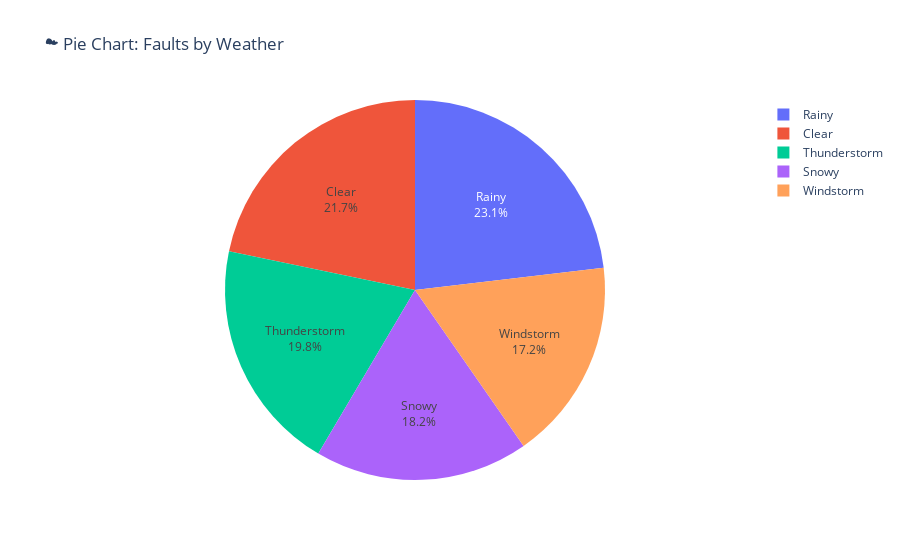

Notebook cell for this chart:
### Markdown cell above
***
### 🧩 Show Relative Composition of Data
### Includes:
- Pie Chart
- Donut Chart
- Treemap

### Code cell
fig = px.pie(df, names='Weather Condition', title='☁️ Pie Chart: Faults by Weather')
fig.update_traces(textinfo='percent+label')
fig.show()

### Figure 1 — Plotly figure (JSON) as saved in the notebook; plotly's stock layout.template omitted (floating-point values rounded to 4 significant figures; data arrays with more than 128 entries replaced by an {"elided": "..."} marker saying what was removed)
{"data": [{"domain": {"x": [0, 1], "y": [0, 1]}, "hovertemplate": "Weather Condition=%{label}<extra></extra>", "labels": {"elided": "506 str values"}, "legendgroup": "", "name": "", "showlegend": true, "textinfo": "percent+label", "type": "pie"}], "layout": {"legend": {"tracegroupgap": 0}, "title": {"text": "☁️ Pie Chart: Faults by Weather"}}}
